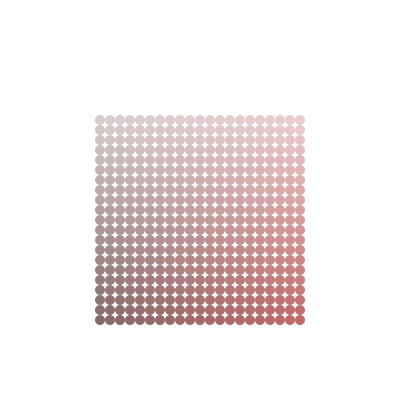
Frame 1 (no input)
Frame 60 (the mouse pressed at the canvas centre just before this capture): identical to frame 1, image omitted
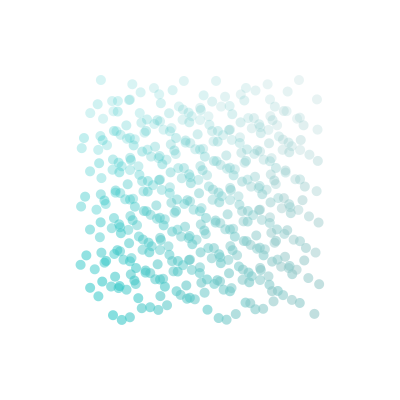
Frame 120 (the mouse held since frame 60 and released just before this capture)

The Processing sketch that drew these frames (run headless with seeded random() and noise(); from frame 60 on, the mouse is pressed at the canvas centre):

// Processing sketch: processing_52174
// ── processing_52174.pde

float angle = 0.0;
float scalar = 20;
float offset = 0;
float easing = 0.01;

void setup(){
  size(400,400);
  smooth();
  background(255);
}

void draw(){
  background(255);
  float speed = mouseX;
  noStroke();
  for(float x = 100; x <=300; x+=10){
    for(float y = 100; y <=300; y +=10){
       fill(x/2,mouseX,mouseY,y/2);
       float i = offset+sin(angle)*scalar;
       float h = offset+cos(angle)*scalar;
      ellipse(x+i,y+h,10,10);
      angle+=speed;

    }
  }
  if (mouseButton == LEFT){
    scalar--;
  } else if(mouseButton == RIGHT) {
    scalar++;
  }
}

                
